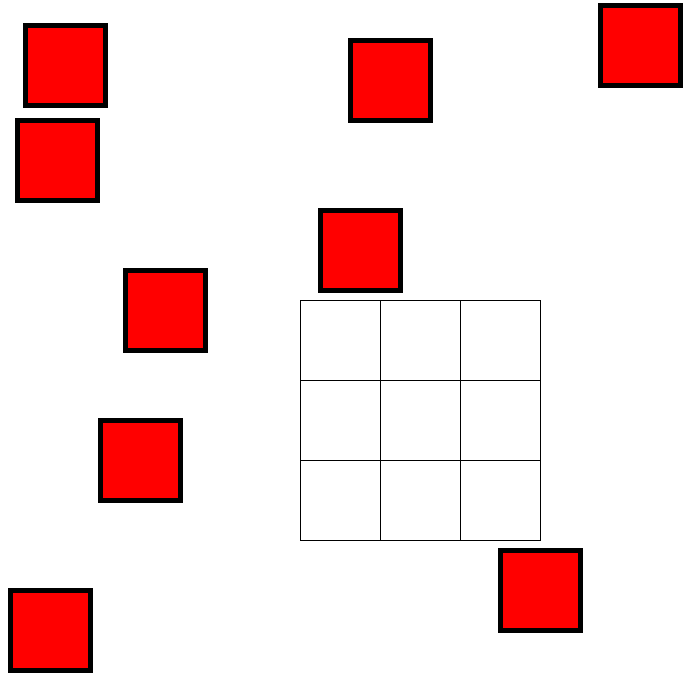
Frame 1 (no input)
Frame 60 (the mouse pressed at the canvas centre just before this capture): identical to frame 1, image omitted
Frame 120 (the mouse held since frame 60 and released just before this capture): identical to frame 1, image omitted

The Processing sketch that drew this single still picture (run headless with seeded random() and noise(); from frame 60 on, the mouse is pressed at the canvas centre):

// Processing sketch: processing_146760
// ── processing_146760.pde

Rubix cube1;
Rubix cube2;
Rubix cube3;
Rubix cube4;
Rubix cube5;
Rubix cube6;
Rubix cube7;
Rubix cube8;
Rubix cube9;

void setup(){
  size(700, 700);
  background(255);
  smooth();
  
cube1 = new Rubix(300,300,25,25);
cube2 = new Rubix(300,380,125,270);
cube3 = new Rubix(300, 460, 500, 550);
cube4 = new Rubix(380, 300, 10, 590);
cube5 = new Rubix(380, 380, 350, 40);
cube6 = new Rubix(380, 460, 600, 5);
cube7 = new Rubix(460, 300, 100, 420);
cube8 = new Rubix(460, 380, 320, 210);
cube9 = new Rubix(460, 460, 17, 120);


}

void draw(){
  background(255);
  
  cube1.update();
  cube1.display();
  
  cube2.update();
  cube2.display();
  
  cube3.update();
  cube3.display();
  
  cube4.update();
  cube4.display();
  
  cube5.update();
  cube5.display();
  
  cube6.update();
  cube6.display();
  
  cube7.update();
  cube7.display();
  
  cube8.update();
  cube8.display();
  
  cube9.update();
  cube9.display();
  
}






class Rubix{
  
  //variables declared here
  int s = 80;
int x1;
int y1;
int x2;
int y2;
int x;
int y;
int i = 2;
int t = 100;
int r;
int g;
int b;
int offset;
  
  Rubix(int tx, int ty, int vx, int vy){
    
    //variables initialized ("set up") here
    
 x1 = vx;
 y1 = vy;
 x2 = tx;
 y2 = ty;
 r = 255;
 g = 0;
 b = 0;
 offset = int(random(0,20));
    
  }
  
  void update(){
    
    //variables that get updated
    
      if (mousePressed){
    
   if(dist(x1, y1, mouseX-(s/2), mouseY-(s/2)) < s){ 
    x1 = (mouseX-(s/2))+offset; //if mouse is pressed, then the rectangle will follow the mouse
    y1 = (mouseY-(s/2))+offset;
   }
 
  }
  
if(dist(x1,y1,x2,y2) < 2){ //if the red square is moved over the invisible square, it will turn blue
  r = 0;
  g = 0;
  b = 255;
}else{
  r = 255;
  g = 0;
  b = 0;
}
  
    
  }
  
  void display(){
  
  strokeWeight(1);  
  noFill();
  rect(x2,y2,s,s); //invisible square
  
  
  
  fill(r,g,b);
  strokeWeight(5);
  stroke(0);
  rect(x1, y1, s,s);//red or blue rectangle
  
  
  
  
  
  
    
    //anything in your "object" that gets drawn to the screen
    
  }
  
}
